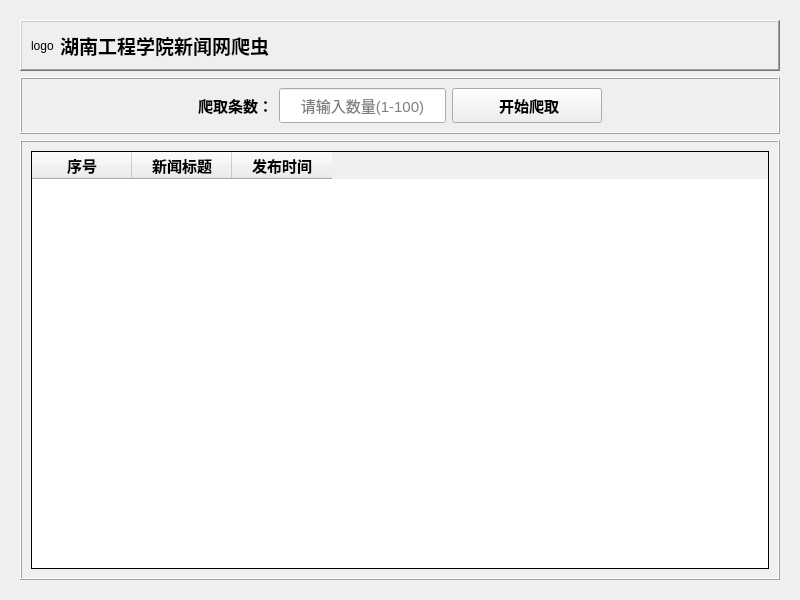
<?xml version="1.0" encoding="UTF-8"?>
<ui version="4.0">
 <class>MyWidget</class>
 <widget class="QWidget" name="MyWidget">
  <property name="geometry">
   <rect>
    <x>0</x>
    <y>0</y>
    <width>800</width>
    <height>600</height>
   </rect>
  </property>
  <property name="windowTitle">
   <string>湖南工程学院新闻网爬虫</string>
  </property>
  <layout class="QVBoxLayout" name="verticalLayout_2">
   <item>
    <widget class="QWidget" name="widget" native="true">
     <layout class="QVBoxLayout" name="verticalLayout">
      <item>
       <widget class="QFrame" name="frame_3">
        <property name="autoFillBackground">
         <bool>false</bool>
        </property>
        <property name="frameShape">
         <enum>QFrame::Shape::WinPanel</enum>
        </property>
        <property name="frameShadow">
         <enum>QFrame::Shadow::Raised</enum>
        </property>
        <layout class="QHBoxLayout" name="horizontalLayout_2">
         <item>
          <widget class="QLabel" name="label">
           <property name="text">
            <string>logo</string>
           </property>
          </widget>
         </item>
         <item>
          <widget class="QLabel" name="label_2">
           <property name="font">
            <font>
             <pointsize>14</pointsize>
             <bold>true</bold>
            </font>
           </property>
           <property name="text">
            <string>湖南工程学院新闻网爬虫</string>
           </property>
          </widget>
         </item>
         <item>
          <spacer name="horizontalSpacer_3">
           <property name="orientation">
            <enum>Qt::Orientation::Horizontal</enum>
           </property>
           <property name="sizeHint" stdset="0">
            <size>
             <width>630</width>
             <height>20</height>
            </size>
           </property>
          </spacer>
         </item>
        </layout>
       </widget>
      </item>
      <item>
       <widget class="QFrame" name="frame_2">
        <property name="frameShape">
         <enum>QFrame::Shape::Box</enum>
        </property>
        <property name="frameShadow">
         <enum>QFrame::Shadow::Raised</enum>
        </property>
        <layout class="QHBoxLayout" name="horizontalLayout">
         <item>
          <spacer name="horizontalSpacer">
           <property name="orientation">
            <enum>Qt::Orientation::Horizontal</enum>
           </property>
           <property name="sizeHint" stdset="0">
            <size>
             <width>40</width>
             <height>20</height>
            </size>
           </property>
          </spacer>
         </item>
         <item>
          <widget class="QLabel" name="label_3">
           <property name="font">
            <font>
             <pointsize>11</pointsize>
             <bold>true</bold>
            </font>
           </property>
           <property name="text">
            <string>爬取条数：</string>
           </property>
          </widget>
         </item>
         <item>
          <widget class="QLineEdit" name="lineEdit">
           <property name="minimumSize">
            <size>
             <width>120</width>
             <height>35</height>
            </size>
           </property>
           <property name="font">
            <font>
             <pointsize>11</pointsize>
            </font>
           </property>
           <property name="alignment">
            <set>Qt::AlignmentFlag::AlignCenter</set>
           </property>
           <property name="placeholderText">
            <string>请输入数量(1-100)</string>
           </property>
          </widget>
         </item>
         <item>
          <widget class="QPushButton" name="pushButton">
           <property name="minimumSize">
            <size>
             <width>150</width>
             <height>35</height>
            </size>
           </property>
           <property name="font">
            <font>
             <pointsize>11</pointsize>
             <bold>true</bold>
            </font>
           </property>
           <property name="text">
            <string> 开始爬取</string>
           </property>
          </widget>
         </item>
         <item>
          <spacer name="horizontalSpacer_2">
           <property name="orientation">
            <enum>Qt::Orientation::Horizontal</enum>
           </property>
           <property name="sizeHint" stdset="0">
            <size>
             <width>40</width>
             <height>20</height>
            </size>
           </property>
          </spacer>
         </item>
        </layout>
       </widget>
      </item>
      <item>
       <widget class="QFrame" name="frame">
        <property name="frameShape">
         <enum>QFrame::Shape::Box</enum>
        </property>
        <property name="frameShadow">
         <enum>QFrame::Shadow::Raised</enum>
        </property>
        <layout class="QHBoxLayout" name="horizontalLayout_3">
         <item>
          <widget class="QTableWidget" name="tableWidget">
           <property name="font">
            <font>
             <pointsize>10</pointsize>
            </font>
           </property>
           <property name="frameShape">
            <enum>QFrame::Shape::Box</enum>
           </property>
           <property name="frameShadow">
            <enum>QFrame::Shadow::Plain</enum>
           </property>
           <property name="tabKeyNavigation">
            <bool>false</bool>
           </property>
           <property name="showDropIndicator" stdset="0">
            <bool>true</bool>
           </property>
           <property name="selectionMode">
            <enum>QAbstractItemView::SelectionMode::NoSelection</enum>
           </property>
           <property name="selectionBehavior">
            <enum>QAbstractItemView::SelectionBehavior::SelectItems</enum>
           </property>
           <property name="textElideMode">
            <enum>Qt::TextElideMode::ElideRight</enum>
           </property>
           <property name="verticalScrollMode">
            <enum>QAbstractItemView::ScrollMode::ScrollPerItem</enum>
           </property>
           <property name="horizontalScrollMode">
            <enum>QAbstractItemView::ScrollMode::ScrollPerItem</enum>
           </property>
           <attribute name="horizontalHeaderShowSortIndicator" stdset="0">
            <bool>false</bool>
           </attribute>
           <attribute name="horizontalHeaderStretchLastSection">
            <bool>false</bool>
           </attribute>
           <column>
            <property name="text">
             <string>序号</string>
            </property>
            <property name="font">
             <font>
              <pointsize>11</pointsize>
              <bold>true</bold>
             </font>
            </property>
           </column>
           <column>
            <property name="text">
             <string>新闻标题</string>
            </property>
            <property name="font">
             <font>
              <pointsize>11</pointsize>
              <bold>true</bold>
             </font>
            </property>
           </column>
           <column>
            <property name="text">
             <string>发布时间</string>
            </property>
            <property name="font">
             <font>
              <pointsize>11</pointsize>
              <bold>true</bold>
             </font>
            </property>
           </column>
          </widget>
         </item>
        </layout>
       </widget>
      </item>
     </layout>
    </widget>
   </item>
  </layout>
 </widget>
 <resources/>
 <connections/>
</ui>
